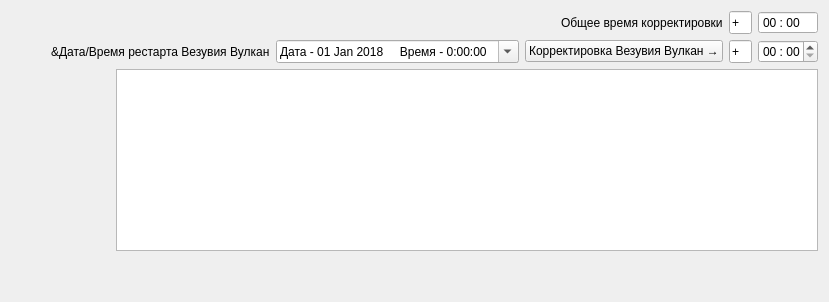
       <widget class="QWidget" name="VezaVulkanTab">
        <attribute name="icon">
         <iconset resource="resourses_and_icons.qrc">
          <normaloff>:/Filling/artifacts/VezaVulkanIcon.png</normaloff>:/Filling/artifacts/VezaVulkanIcon.png</iconset>
        </attribute>
        <attribute name="title">
         <string>&amp;Везувий Вулкан</string>
        </attribute>
        <layout class="QVBoxLayout" name="verticalLayout_6">
         <item>
          <layout class="QVBoxLayout" name="verticalLayout">
           <item>
            <layout class="QHBoxLayout" name="horizontalLayout">
             <item>
              <spacer name="horizontalSpacer_5">
               <property name="orientation">
                <enum>Qt::Horizontal</enum>
               </property>
               <property name="sizeHint" stdset="0">
                <size>
                 <width>0</width>
                 <height>0</height>
                </size>
               </property>
              </spacer>
             </item>
             <item>
              <layout class="QVBoxLayout" name="VezaVulkanLayout">
               <item>
                <layout class="QHBoxLayout" name="VezaVulkanAccumLayout">
                 <item>
                  <spacer name="horizontalSpacer_3">
                   <property name="orientation">
                    <enum>Qt::Horizontal</enum>
                   </property>
                   <property name="sizeHint" stdset="0">
                    <size>
                     <width>40</width>
                     <height>20</height>
                    </size>
                   </property>
                  </spacer>
                 </item>
                 <item>
                  <widget class="QLabel" name="labelVezaVulkanCorrection">
                   <property name="toolTip">
                    <string>&lt;html&gt;&lt;head/&gt;&lt;body&gt;&lt;p&gt;&lt;span style=&quot; font-size:10pt;&quot;&gt;Сумма всех корректировок, введенных за все время&lt;/span&gt;&lt;/p&gt;&lt;/body&gt;&lt;/html&gt;</string>
                   </property>
                   <property name="text">
                    <string>Общее время корректировки</string>
                   </property>
                  </widget>
                 </item>
                 <item>
                  <widget class="QLineEdit" name="VezaVulkanPlusMinusCorrection">
                   <property name="maximumSize">
                    <size>
                     <width>23</width>
                     <height>25</height>
                    </size>
                   </property>
                   <property name="inputMask">
                    <string/>
                   </property>
                   <property name="text">
                    <string>+</string>
                   </property>
                   <property name="readOnly">
                    <bool>true</bool>
                   </property>
                   <property name="placeholderText">
                    <string>+/-</string>
                   </property>
                  </widget>
                 </item>
                 <item>
                  <widget class="QTimeEdit" name="VezaVulkanEditCorrection">
                   <property name="minimumSize">
                    <size>
                     <width>60</width>
                     <height>23</height>
                    </size>
                   </property>
                   <property name="maximumSize">
                    <size>
                     <width>60</width>
                     <height>23</height>
                    </size>
                   </property>
                   <property name="toolTip">
                    <string>&lt;html&gt;&lt;head/&gt;&lt;body&gt;&lt;p&gt;&lt;span style=&quot; font-size:10pt;&quot;&gt;Минуты : Секунды&lt;/span&gt;&lt;/p&gt;&lt;/body&gt;&lt;/html&gt;</string>
                   </property>
                   <property name="toolTipDuration">
                    <number>-1</number>
                   </property>
                   <property name="statusTip">
                    <string/>
                   </property>
                   <property name="whatsThis">
                    <string/>
                   </property>
                   <property name="autoFillBackground">
                    <bool>false</bool>
                   </property>
                   <property name="wrapping">
                    <bool>false</bool>
                   </property>
                   <property name="frame">
                    <bool>true</bool>
                   </property>
                   <property name="readOnly">
                    <bool>true</bool>
                   </property>
                   <property name="buttonSymbols">
                    <enum>QAbstractSpinBox::NoButtons</enum>
                   </property>
                   <property name="maximumTime">
                    <time>
                     <hour>0</hour>
                     <minute>59</minute>
                     <second>59</second>
                    </time>
                   </property>
                   <property name="displayFormat">
                    <string>mm : ss</string>
                   </property>
                   <property name="calendarPopup">
                    <bool>false</bool>
                   </property>
                   <property name="time">
                    <time>
                     <hour>0</hour>
                     <minute>0</minute>
                     <second>0</second>
                    </time>
                   </property>
                  </widget>
                 </item>
                </layout>
               </item>
               <item>
                <layout class="QHBoxLayout" name="VezaVulkanEditTimingLayout">
                 <item>
                  <spacer name="horizontalSpacer_4">
                   <property name="orientation">
                    <enum>Qt::Horizontal</enum>
                   </property>
                   <property name="sizeHint" stdset="0">
                    <size>
                     <width>40</width>
                     <height>20</height>
                    </size>
                   </property>
                  </spacer>
                 </item>
                 <item>
                  <widget class="QLabel" name="labelVezaVulkanRestart">
                   <property name="toolTip">
                    <string>&lt;html&gt;&lt;head/&gt;&lt;body&gt;&lt;p&gt;&lt;span style=&quot; font-size:10pt;&quot;&gt;Дата/Время рестарта Везувия Вулкан с учетом изменений&lt;/span&gt;&lt;/p&gt;&lt;/body&gt;&lt;/html&gt;</string>
                   </property>
                   <property name="text">
                    <string>&amp;Дата/Время рестарта Везувия Вулкан</string>
                   </property>
                  </widget>
                 </item>
                 <item>
                  <widget class="QDateTimeEdit" name="VezaVulkanRestart">
                   <property name="sizePolicy">
                    <sizepolicy hsizetype="Fixed" vsizetype="Fixed">
                     <horstretch>0</horstretch>
                     <verstretch>0</verstretch>
                    </sizepolicy>
                   </property>
                   <property name="minimumSize">
                    <size>
                     <width>220</width>
                     <height>23</height>
                    </size>
                   </property>
                   <property name="toolTip">
                    <string>&lt;html&gt;&lt;head/&gt;&lt;body&gt;&lt;p&gt;&lt;span style=&quot; font-size:10pt;&quot;&gt;Можно использовать клавиши ←, →, ↑, ↓ на клавиатуре, а также справа можно открыть календарь для редактирования даты.&lt;/span&gt;&lt;/p&gt;&lt;/body&gt;&lt;/html&gt;</string>
                   </property>
                   <property name="minimumDateTime">
                    <datetime>
                     <hour>0</hour>
                     <minute>0</minute>
                     <second>0</second>
                     <year>2018</year>
                     <month>1</month>
                     <day>1</day>
                    </datetime>
                   </property>
                   <property name="minimumDate">
                    <date>
                     <year>2018</year>
                     <month>1</month>
                     <day>1</day>
                    </date>
                   </property>
                   <property name="displayFormat">
                    <string>Дата - dd MMM yyyy     Время - H:mm:ss</string>
                   </property>
                   <property name="calendarPopup">
                    <bool>true</bool>
                   </property>
                  </widget>
                 </item>
                 <item>
                  <widget class="QPushButton" name="EditTimingVezaVulkan">
                   <property name="toolTip">
                    <string>&lt;html&gt;&lt;head/&gt;&lt;body&gt;&lt;p&gt;&lt;span style=&quot; font-size:10pt;&quot;&gt;Если Везувий появился чуть раньше или чуть позже - можно откорректировать все тайминги , указав время, которое нужно изменить в панели справа&lt;/span&gt;&lt;/p&gt;&lt;/body&gt;&lt;/html&gt;</string>
                   </property>
                   <property name="text">
                    <string>Корректировка Везувия Вулкан →</string>
                   </property>
                   <property name="autoDefault">
                    <bool>false</bool>
                   </property>
                  </widget>
                 </item>
                 <item>
                  <widget class="QLineEdit" name="VezaVulkanPlusMinus">
                   <property name="maximumSize">
                    <size>
                     <width>23</width>
                     <height>25</height>
                    </size>
                   </property>
                   <property name="toolTip">
                    <string>&lt;html&gt;&lt;head/&gt;&lt;body&gt;&lt;p&gt;&lt;span style=&quot; font-size:10pt;&quot;&gt;Добавить или вычесть время корректировки?&lt;/span&gt;&lt;/p&gt;&lt;/body&gt;&lt;/html&gt;</string>
                   </property>
                   <property name="inputMask">
                    <string/>
                   </property>
                   <property name="text">
                    <string>+</string>
                   </property>
                   <property name="placeholderText">
                    <string>+/-</string>
                   </property>
                  </widget>
                 </item>
                 <item>
                  <widget class="QTimeEdit" name="VezaVulkanEdit">
                   <property name="minimumSize">
                    <size>
                     <width>60</width>
                     <height>23</height>
                    </size>
                   </property>
                   <property name="maximumSize">
                    <size>
                     <width>60</width>
                     <height>23</height>
                    </size>
                   </property>
                   <property name="toolTip">
                    <string>&lt;html&gt;&lt;head/&gt;&lt;body&gt;&lt;p&gt;&lt;span style=&quot; font-size:10pt;&quot;&gt;Формат ввода - Минуты : Секунды&lt;/span&gt;&lt;/p&gt;&lt;/body&gt;&lt;/html&gt;</string>
                   </property>
                   <property name="toolTipDuration">
                    <number>-1</number>
                   </property>
                   <property name="statusTip">
                    <string/>
                   </property>
                   <property name="whatsThis">
                    <string/>
                   </property>
                   <property name="maximumTime">
                    <time>
                     <hour>0</hour>
                     <minute>59</minute>
                     <second>59</second>
                    </time>
                   </property>
                   <property name="displayFormat">
                    <string>mm : ss</string>
                   </property>
                   <property name="calendarPopup">
                    <bool>false</bool>
                   </property>
                   <property name="time">
                    <time>
                     <hour>0</hour>
                     <minute>0</minute>
                     <second>0</second>
                    </time>
                   </property>
                  </widget>
                 </item>
                </layout>
               </item>
               <item>
                <layout class="QHBoxLayout" name="VezaVulkanTableLayout">
                 <item>
                  <spacer name="horizontalSpacer_2">
                   <property name="orientation">
                    <enum>Qt::Horizontal</enum>
                   </property>
                   <property name="sizeHint" stdset="0">
                    <size>
                     <width>13</width>
                     <height>149</height>
                    </size>
                   </property>
                  </spacer>
                 </item>
                 <item>
                  <widget class="QTableWidget" name="VezaVulkanTable">
                   <property name="enabled">
                    <bool>true</bool>
                   </property>
                   <property name="sizePolicy">
                    <sizepolicy hsizetype="Fixed" vsizetype="Fixed">
                     <horstretch>0</horstretch>
                     <verstretch>0</verstretch>
                    </sizepolicy>
                   </property>
                   <property name="minimumSize">
                    <size>
                     <width>702</width>
                     <height>182</height>
                    </size>
                   </property>
                   <property name="maximumSize">
                    <size>
                     <width>702</width>
                     <height>182</height>
                    </size>
                   </property>
                   <property name="font">
                    <font>
                     <family>Arial</family>
                     <pointsize>14</pointsize>
                    </font>
                   </property>
                   <property name="frameShape">
                    <enum>QFrame::Box</enum>
                   </property>
                   <property name="frameShadow">
                    <enum>QFrame::Raised</enum>
                   </property>
                   <property name="lineWidth">
                    <number>0</number>
                   </property>
                   <property name="midLineWidth">
                    <number>1</number>
                   </property>
                   <property name="editTriggers">
                    <set>QAbstractItemView::NoEditTriggers</set>
                   </property>
                   <property name="dragEnabled">
                    <bool>false</bool>
                   </property>
                   <property name="alternatingRowColors">
                    <bool>false</bool>
                   </property>
                   <property name="selectionMode">
                    <enum>QAbstractItemView::SingleSelection</enum>
                   </property>
                   <property name="selectionBehavior">
                    <enum>QAbstractItemView::SelectItems</enum>
                   </property>
                   <property name="showGrid">
                    <bool>true</bool>
                   </property>
                   <property name="gridStyle">
                    <enum>Qt::SolidLine</enum>
                   </property>
                   <property name="sortingEnabled">
                    <bool>false</bool>
                   </property>
                   <attribute name="horizontalHeaderCascadingSectionResizes">
                    <bool>false</bool>
                   </attribute>
                   <attribute name="horizontalHeaderHighlightSections">
                    <bool>true</bool>
                   </attribute>
                   <attribute name="verticalHeaderVisible">
                    <bool>false</bool>
                   </attribute>
                  </widget>
                 </item>
                </layout>
               </item>
              </layout>
             </item>
            </layout>
           </item>
           <item>
            <spacer name="verticalSpacer">
             <property name="orientation">
              <enum>Qt::Vertical</enum>
             </property>
             <property name="sizeHint" stdset="0">
              <size>
               <width>0</width>
               <height>40</height>
              </size>
             </property>
            </spacer>
           </item>
          </layout>
         </item>
        </layout>
       </widget>
